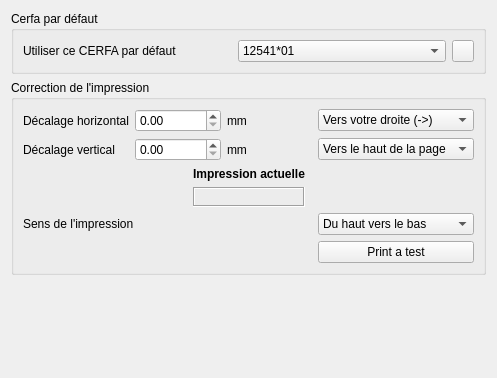
<?xml version="1.0" encoding="UTF-8"?>
<ui version="4.0">
 <class>Tools::Internal::FspPrinterPreferencesWidget</class>
 <widget class="QWidget" name="Tools::Internal::FspPrinterPreferencesWidget">
  <property name="geometry">
   <rect>
    <x>0</x>
    <y>0</y>
    <width>497</width>
    <height>378</height>
   </rect>
  </property>
  <property name="windowTitle">
   <string>Templates Preferences</string>
  </property>
  <layout class="QGridLayout" name="gridLayout_4">
   <item row="0" column="0">
    <widget class="QGroupBox" name="groupBox_2">
     <property name="title">
      <string>Cerfa par défaut</string>
     </property>
     <layout class="QGridLayout" name="gridLayout_3">
      <item row="0" column="0">
       <widget class="QLabel" name="label_5">
        <property name="text">
         <string>Utiliser ce CERFA par défaut</string>
        </property>
       </widget>
      </item>
      <item row="0" column="1">
       <widget class="QComboBox" name="defaultCerfa">
        <item>
         <property name="text">
          <string>12541*01</string>
         </property>
        </item>
        <item>
         <property name="text">
          <string>12541*02</string>
         </property>
        </item>
       </widget>
      </item>
      <item row="0" column="2">
       <widget class="QPushButton" name="viewCerfa">
        <property name="maximumSize">
         <size>
          <width>22</width>
          <height>22</height>
         </size>
        </property>
       </widget>
      </item>
     </layout>
    </widget>
   </item>
   <item row="1" column="0">
    <widget class="QGroupBox" name="groupBox">
     <property name="title">
      <string>Correction de l'impression</string>
     </property>
     <layout class="QGridLayout" name="gridLayout_2">
      <item row="0" column="0">
       <widget class="QLabel" name="label">
        <property name="text">
         <string>Décalage horizontal</string>
        </property>
       </widget>
      </item>
      <item row="0" column="1">
       <widget class="QDoubleSpinBox" name="horiz"/>
      </item>
      <item row="0" column="2">
       <widget class="QLabel" name="label_3">
        <property name="sizePolicy">
         <sizepolicy hsizetype="Preferred" vsizetype="Preferred">
          <horstretch>0</horstretch>
          <verstretch>0</verstretch>
         </sizepolicy>
        </property>
        <property name="text">
         <string>mm</string>
        </property>
       </widget>
      </item>
      <item row="0" column="3">
       <widget class="QComboBox" name="horizCombo">
        <item>
         <property name="text">
          <string>Vers votre droite (-&gt;)</string>
         </property>
        </item>
        <item>
         <property name="text">
          <string>Vers votre gauche (&lt;-)</string>
         </property>
        </item>
       </widget>
      </item>
      <item row="1" column="0">
       <widget class="QLabel" name="label_2">
        <property name="text">
         <string>Décalage vertical</string>
        </property>
       </widget>
      </item>
      <item row="1" column="1">
       <widget class="QDoubleSpinBox" name="vertic"/>
      </item>
      <item row="1" column="2">
       <widget class="QLabel" name="label_4">
        <property name="sizePolicy">
         <sizepolicy hsizetype="Preferred" vsizetype="Preferred">
          <horstretch>0</horstretch>
          <verstretch>0</verstretch>
         </sizepolicy>
        </property>
        <property name="text">
         <string>mm</string>
        </property>
       </widget>
      </item>
      <item row="1" column="3">
       <widget class="QComboBox" name="verticCombo">
        <item>
         <property name="text">
          <string>Vers le haut de la page</string>
         </property>
        </item>
        <item>
         <property name="text">
          <string>Vers le bas de la page</string>
         </property>
        </item>
       </widget>
      </item>
      <item row="3" column="0" colspan="3">
       <widget class="QLabel" name="label_6">
        <property name="text">
         <string>Sens de l'impression</string>
        </property>
       </widget>
      </item>
      <item row="3" column="3">
       <widget class="QComboBox" name="direction">
        <item>
         <property name="text">
          <string>Du haut vers le bas</string>
         </property>
        </item>
        <item>
         <property name="text">
          <string>Du bas vers le haut</string>
         </property>
        </item>
       </widget>
      </item>
      <item row="4" column="3">
       <widget class="QPushButton" name="printTest">
        <property name="text">
         <string>Print a test</string>
        </property>
       </widget>
      </item>
      <item row="2" column="0" colspan="4">
       <layout class="QGridLayout" name="gridLayout">
        <item row="1" column="2">
         <spacer name="horizontalSpacer_2">
          <property name="orientation">
           <enum>Qt::Horizontal</enum>
          </property>
          <property name="sizeHint" stdset="0">
           <size>
            <width>40</width>
            <height>20</height>
           </size>
          </property>
         </spacer>
        </item>
        <item row="0" column="1">
         <widget class="QLabel" name="label_7">
          <property name="sizePolicy">
           <sizepolicy hsizetype="Preferred" vsizetype="Fixed">
            <horstretch>0</horstretch>
            <verstretch>0</verstretch>
           </sizepolicy>
          </property>
          <property name="font">
           <font>
            <weight>75</weight>
            <bold>true</bold>
           </font>
          </property>
          <property name="text">
           <string>Impression actuelle</string>
          </property>
          <property name="alignment">
           <set>Qt::AlignCenter</set>
          </property>
          <property name="wordWrap">
           <bool>true</bool>
          </property>
         </widget>
        </item>
        <item row="1" column="1">
         <widget class="QLabel" name="currentPrintLabel">
          <property name="frameShape">
           <enum>QFrame::Box</enum>
          </property>
          <property name="frameShadow">
           <enum>QFrame::Sunken</enum>
          </property>
          <property name="lineWidth">
           <number>1</number>
          </property>
          <property name="midLineWidth">
           <number>0</number>
          </property>
         </widget>
        </item>
        <item row="1" column="0">
         <spacer name="horizontalSpacer">
          <property name="orientation">
           <enum>Qt::Horizontal</enum>
          </property>
          <property name="sizeHint" stdset="0">
           <size>
            <width>40</width>
            <height>20</height>
           </size>
          </property>
         </spacer>
        </item>
       </layout>
      </item>
     </layout>
    </widget>
   </item>
   <item row="2" column="0">
    <spacer name="verticalSpacer">
     <property name="orientation">
      <enum>Qt::Vertical</enum>
     </property>
     <property name="sizeHint" stdset="0">
      <size>
       <width>20</width>
       <height>40</height>
      </size>
     </property>
    </spacer>
   </item>
  </layout>
 </widget>
 <resources/>
 <connections/>
</ui>
